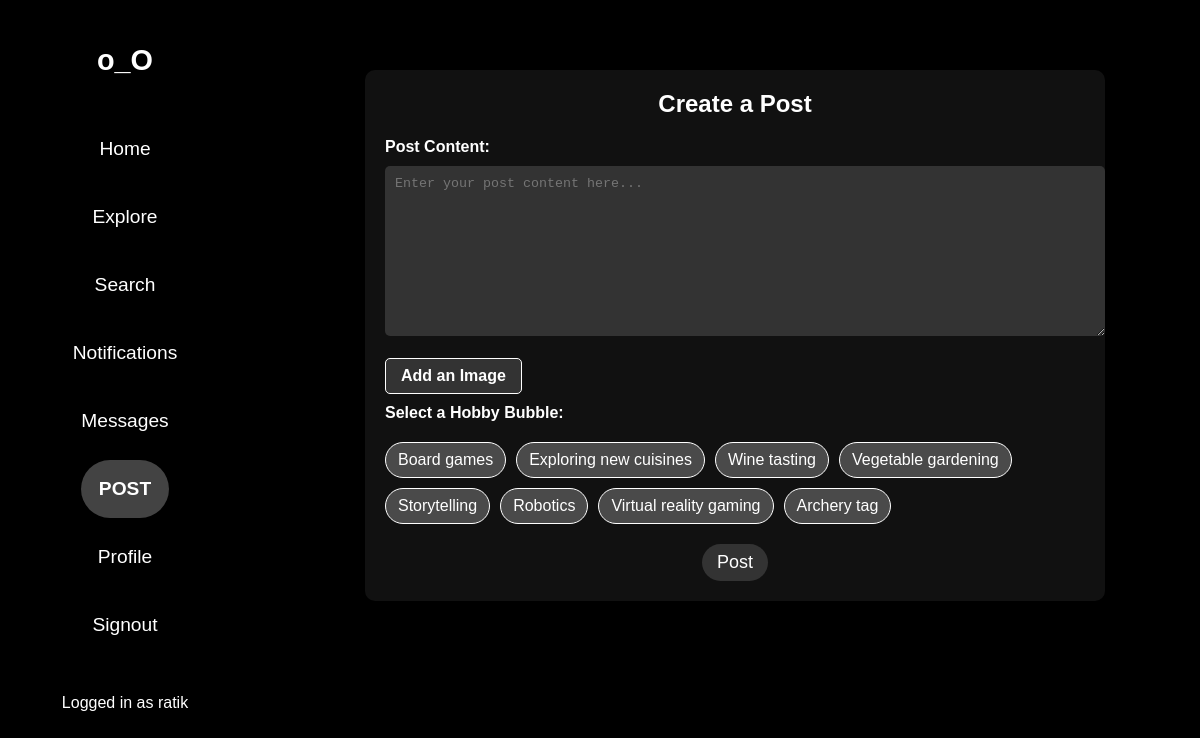
/savepost (signed in), run on the app's committed database.
### main/models.py (models this page shows)
class hobbies(models.Model):
    username = models.ForeignKey(User,on_delete=models.CASCADE,blank=True,null=True)
    hobby = models.CharField(max_length=50)

### main/views.py (the view, shortened to what this page needs)
# urls.py: path('savepost', views.savepost,name='savepost'),
@csrf_exempt
@login_required(login_url='login/')
def savepost(request):
    ph = hobbies.objects.filter(username=request.user).values_list("hobby", flat=True).distinct()
    return render(request, 'post.html', {"hobbies": ph})

### templates/post.html (shortened to what this page needs)
{% extends "home.html" %}
{% block content %}
<!DOCTYPE html>
<html>
<head>
</head>
<body>
    <div class="container">
        <div class="header">
            <h2>Create a Post</h2>
        </div>
        <form action="{% url 'savepost' %}" method="POST" enctype="multipart/form-data" id="postForm">
            <label for="post_content">Post Content:</label>
            <textarea id="post_content" name="post_content" placeholder="Enter your post content here..."></textarea>
            <br>
            <br>
            <label for="post_image" class="custom-file-upload">
                 Add an Image
            </label>
            <br>
            <label for="post_image">Select a Hobby Bubble:</label>
            <div class="bubbles-container">
                {% for hobby in hobbies %}
                    <div class="bubble" onclick="selectBubble(event); updatePostButtonState();">{{ hobby }}</div>
                {% endfor %}
            </div>
            <div class="button-container">
                <button type="button" class="button" id="postButton" disabled onclick="getSelectedHobbies()">Post</button>
            </div>
        </form>
    </div>
</body>
</html>
{% endblock content %}

### templates/home.html (shortened to what this page needs)
<!DOCTYPE html>
<html>
<head>
</head>
<body>
  <div class="sidebar">
    <div class="sidebar-header">
      <h2>o_O</h2>
    </div>
    <ul class="sidebar-menu">
      <li  {% if request.path == '/'%}class="active"{% endif %} {% if request.path == '/first' %}class="active"{% endif %}><a href="{% url 'first' %}" onclick="loadContent('/first')" >Home</a></li>
      <li {% if request.path == '/explore/' %}class="active"{% endif %}><a href="{% url 'explore' %}" onclick="loadContent('/explore')">Explore</a></li>
      <li {% if request.path == "/search/"|add:user.username|add:"/" %}class="active"{% endif %}><a href="{% url 'search' user.username %}">Search</a></li>
      <li {% if request.path == '/notifications' %}class="active"{% endif %}><a href="{% url 'notifications' %}" onclick="loadContent('/notifications')">Notifications</a></li>
      <li><a href="{% url 'message' %}" onclick="loadContent('/your-view-url-messages')">Messages</a></li>
      <li {% if request.path == '/savepost' %}class="active"{% endif %} class="highlight"><a href="{% url 'savepost' %}" onclick="loadContent('/savepost')">POST</a></li>
      <li {% if request.path == "/profile/"|add:user.username|add:"/" %}class="active"{% endif %}><a href="{% url 'profile' user.username %}">Profile</a></li>
      <li><a href="{% url 'logout_view' %}" onclick="loadContent('/your-view-url-messages')">Signout</a></li>
    </ul>
    <div class="sidebar-footer">Logged in as {{request.user}}</div>
  </div>
  <div class="content">
    <div id="content-container">
      {% block content %}
      {% endblock %}
    </div>
  </div>
</body>
</html>

### templates/home.html (style rules this page uses)
body { background-color: #1c1c1c; color: #ffffff; margin: 0; font-family: Arial, sans-serif; }
.sidebar { width: 250px; height: 100vh; background-color: black; padding: 20px; border-radius: 15px; box-sizing: border-box; position: fixed; display: flex; flex-direction: column; align-items: center; }
.sidebar-header { margin-bottom: 19px; }
.sidebar-footer { margin-top: 30px; text-align: center; }
.sidebar-header h2 { font-size: 1.8rem; color: #ffffff; text-align: center; }
.sidebar-menu { list-style-type: none; padding: 0; margin: 0; display: flex; flex-direction: column; align-items: center; }
.sidebar-menu li { margin-bottom: 10px; }
.sidebar-menu li a { color: #ffffff; text-decoration: none; display: block; padding: 18px; font-size: 1.2rem; }
.sidebar-menu li.active a { font-weight: bold; background-color: #434343; border-radius: 30px; }
.content { margin-left: 270px; padding: 20px; }

### templates/post.html (style rules this page uses)
body { background-color: #000; color: #fff; font-family: Arial, sans-serif; }
.container { max-width: 700px; margin: 50px auto; padding: 20px; background-color: #111111; border-radius: 10px; }
.header { text-align: center; margin-bottom: 20px; }
.header h2 { margin: 0; }
form { margin-top: 20px; }
label { display: block; margin-bottom: 10px; font-weight: bold; }
input[type="text"], textarea { width: 100%; padding: 10px; border: none; background-color: #333333; color: #fff; border-radius: 5px; margin-right: 100px; }
textarea { height: 150px; resize: vertical; }
.bubbles-container { margin-top: 20px; display: flex; flex-wrap: wrap; gap: 10px; }
.bubble { display: inline-block; padding: 8px 12px; border: 1px solid #fff; border-radius: 20px; background-color: #4a4a4a; color: #fff; cursor: pointer; }
.button-container { text-align: center; margin-top: 20px; }
.button { padding: 8px 15px; background-color: #333333; color: #fff; border: none; border-radius: 100px; cursor: pointer; font-size: large; }
.custom-file-upload { display: inline-block; padding: 8px 15px; background-color: #333333; color: #fff; border: 1px solid #fff; border-radius: 5px; cursor: pointer; }

### data on the page
hobbies: hobby "Board games"
hobbies: hobby "Exploring new cuisines"
hobbies: hobby "Wine tasting"
hobbies: hobby "Vegetable gardening"
hobbies: hobby "Storytelling"
hobbies: hobby "Robotics"
hobbies: hobby "Virtual reality gaming"
hobbies: hobby "Archery tag"

### other printed values
{{ request.user }} "ratik"
